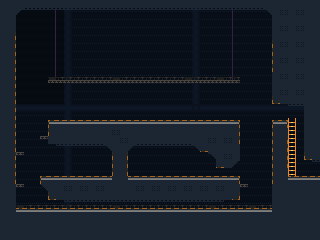

The image is a tile-based game level rendered from a .tmx file. Its description and source (layers, tilesets, objects; grid data summarised) follow:
An orthogonal 40x30 tile map with 8x8 px tiles, 4 tile layers (BACKGROUND, BG2, FOREGROUND, FG2), 3 tilesets and 36 objects (3x LIFT_C, 2x BUTTON, 2x ROPE, DEBUG, LEVER, ...).

<map version="1.0" orientation="orthogonal" renderorder="right-down" width="40" height="30" tilewidth="8" tileheight="8" nextobjectid="89">
 <tileset firstgid="1" source="PLACEHOLDER.tsx" />
 <tileset firstgid="9" source="SEWER.tsx" />
 <tileset firstgid="39" source="PIER.tsx" />
 <layer name="BACKGROUND" width="40" height="30">
  <data>[1200 cells, 1200 non-empty, 4 distinct tile ids]</data>
 </layer>
 <layer name="BG2" width="40" height="30">
  <data>[1200 cells, 90 non-empty, 6 distinct tile ids]</data>
 </layer>
 <objectgroup name="SOLID">
  <object id="18" x="48" y="80" width="192" height="3" />
  <object id="19" x="48" y="120" width="192" height="24" />
  <object id="20" x="48" y="176" width="192" height="24" />
  <object id="21" x="0" y="8" width="16" height="200" />
  <object id="22" x="16" y="208" width="256" height="32" />
  <object id="23" x="272" y="120" width="16" height="88" />
  <object id="24" x="16" y="0" width="264" height="8" />
  <object id="25" x="272" y="8" width="48" height="96" />
  <object id="41" x="112" y="144" width="16" height="32" />
  <object id="51" x="16" y="152" width="8" height="3" />
  <object id="54" x="40" y="176" width="8" height="8" />
  <object id="56" x="216" y="144" width="16" height="24" />
  <object id="63" x="304" y="104" width="16" height="56" />
  <object id="64" x="288" y="176" width="32" height="32" />
  <object id="67" x="320" y="176" width="8" height="4" />
  <object id="79" x="200" y="144" width="16" height="8" />
  <object id="81" x="232" y="144" width="8" height="16" />
  <object id="82" x="232" y="160" width="4" height="4" />
  <object id="83" x="212" y="152" width="4" height="4" />
  <object id="84" x="196" y="144" width="4" height="4" />
  <object id="85" x="40" y="136" width="8" height="3" />
  <object id="86" x="16" y="184" width="8" height="3" />
  <object id="87" x="240" y="184" width="8" height="3" />
 </objectgroup>
 <layer name="FOREGROUND" width="40" height="30">
  <data>[1200 cells, 637 non-empty, 17 distinct tile ids]</data>
 </layer>
 <layer name="FG2" width="40" height="30">
  <data>[1200 cells, 73 non-empty, 1 distinct tile ids]</data>
 </layer>
 <objectgroup name="OBJECTS">
  <object id="26" name="DEBUG" x="136" y="50" width="6" height="6" />
  <object id="28" name="BUTTON" x="140" y="112" width="8" height="8">
   <properties>
    <property name="ON_PRESS" value="self.container.get_name('LIFT1').advance()" />
   </properties>
  </object>
  <object id="29" name="LIFT_C" x="18" y="120" width="28" height="8">
   <properties>
    <property name="NAME" value="LIFT1" />
   </properties>
   <polyline points="0,0 0,56 0,0 0,-40" />
  </object>
  <object id="36" name="BUTTON" x="94" y="168" width="8" height="8">
   <properties>
    <property name="ON_PRESS" value="self.container.get_name('LIFT2').advance()" />
   </properties>
  </object>
  <object id="37" name="LIFT_C" x="242" y="144" width="28" height="32">
   <properties>
    <property name="NAME" value="LIFT2" />
   </properties>
   <polyline points="0,0 0,-56" />
  </object>
  <object id="39" name="LIFT_C" x="272" y="88" width="8" height="32">
   <properties>
    <property name="NAME" value="LIFT3" />
   </properties>
   <polyline points="0,0 0,-54" />
  </object>
  <object id="42" name="LEVER" x="140" y="166" width="10" height="10">
   <properties>
    <property name="ON_PULL" value="self.container.get_name('LIFT3').advance()" />
   </properties>
  </object>
  <object id="60" name="DOOR" x="136" y="68" width="16" height="12">
   <properties>
    <property name="LINK" value="stage/pier_07.tmx" />
   </properties>
  </object>
  <object id="62" name="SOLDIER" x="160" y="104" width="8" height="16">
   <properties>
    <property name="FACING" value="RIGHT" />
   </properties>
  </object>
  <object id="65" name="CHANGE_STAGE" x="320" y="160" width="8" height="16">
   <properties>
    <property name="LINK" value="stage/pier_10.tmx" />
   </properties>
  </object>
  <object id="70" name="ROPE" x="232" y="8" height="72" />
  <object id="77" name="ROPE" x="56" y="8" height="72" />
  <object id="88" name="LADDER" x="288" y="120" width="8" height="56" />
 </objectgroup>
</map>
